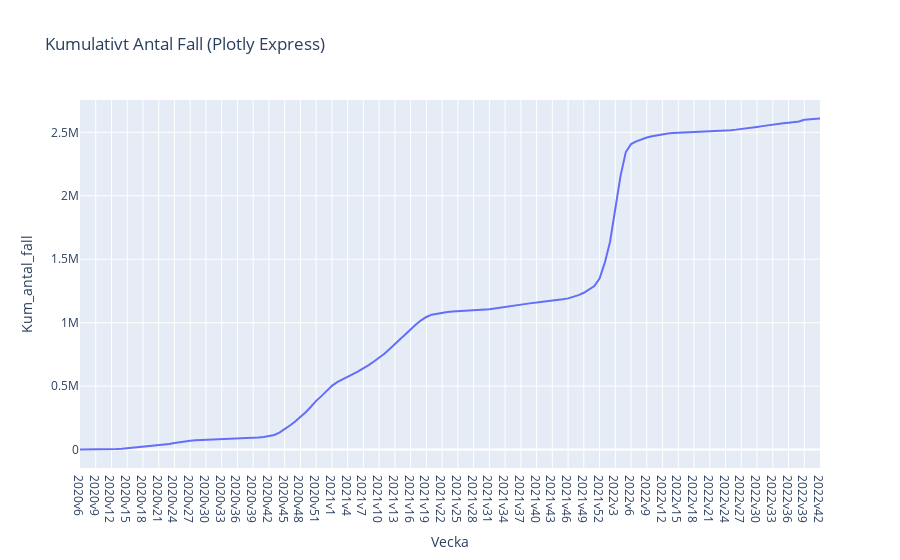

The cell this chart's notebook holds for it:
### Markdown cell above
## Uppgift 1
### f)
Rita linjediagram av kumulativt antal fall från 2020v6 till nu.

### Code cell
# Seaborn

plt.figure(figsize=(15, 6))

sns.lineplot(x='Vecka', y='Kum_antal_fall', data=covid_data)
plt.title('Kumulativt Antal Fall (Seaborn)')
plt.xlabel('Vecka')
plt.ylabel('Kumulativt Antal Fall')

xticks = np.arange(0, len(covid_data['Vecka']), step=5)
plt.xticks(ticks=xticks, labels=covid_data['Vecka'][xticks], rotation=45)
plt.tight_layout
plt.show()

# Plotly Express

fig_px_cumulative_cases = px.line(covid_data, x='Vecka', y='Kum_antal_fall',
                                  title='Kumulativt Antal Fall (Plotly Express)')
fig_px_cumulative_cases.show()
fig_px.write_html("../Labb/Visualiseringar/Kumulativt_antal_fall_plotly.html")

### Figure 1 — Plotly figure (JSON) as saved in the notebook; plotly's stock layout.template omitted (floating-point values rounded to 4 significant figures; data arrays with more than 128 entries replaced by an {"elided": "..."} marker saying what was removed)
{"data": [{"hovertemplate": "Vecka=%{x}<br>Kum_antal_fall=%{y}<extra></extra>", "legendgroup": "", "line": {"color": "#636efa", "dash": "solid"}, "marker": {"symbol": "circle"}, "mode": "lines", "name": "", "orientation": "v", "showlegend": false, "type": "scatter", "x": {"elided": "142 str values"}, "xaxis": "x", "y": {"elided": "142 int values"}, "yaxis": "y"}], "layout": {"legend": {"tracegroupgap": 0}, "title": {"text": "Kumulativt Antal Fall (Plotly Express)"}, "xaxis": {"anchor": "y", "domain": [0, 1], "title": {"text": "Vecka"}}, "yaxis": {"anchor": "x", "domain": [0, 1], "title": {"text": "Kum_antal_fall"}}}}
